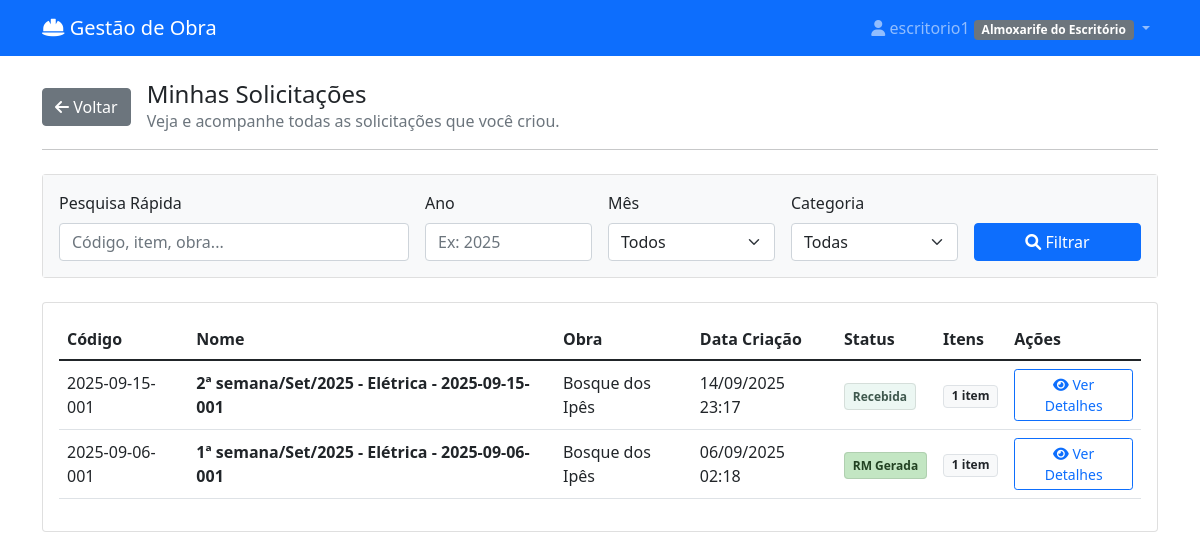
Before: /minhas-solicitacoes/ (signed in) with the older database file.
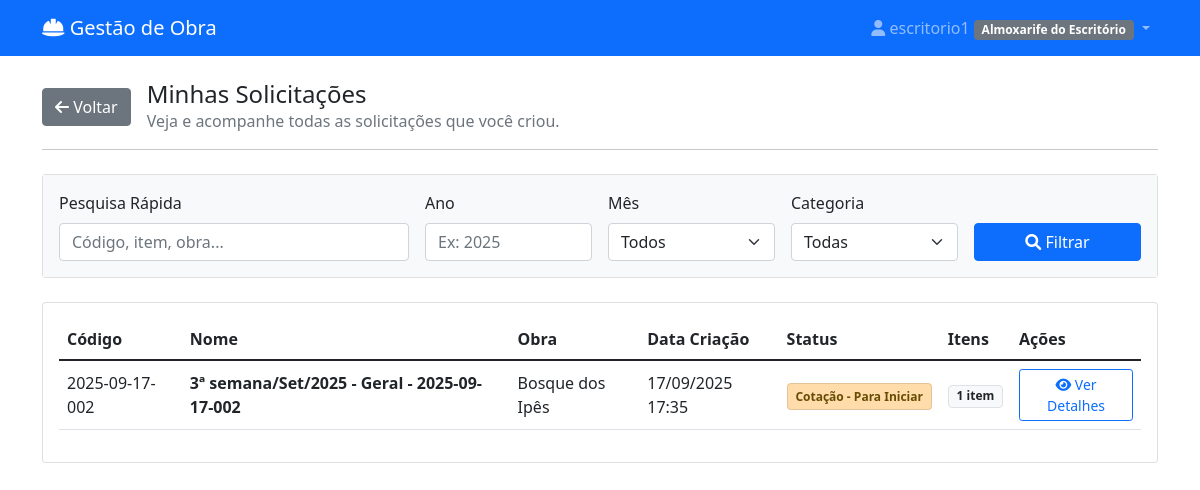
After: the same page with the newer database file.
### materiais/models.py (models this page shows, shortened)
class User(AbstractUser):
    PERFIL_CHOICES = [
        ('almoxarife_obra', 'Almoxarife da Obra'),
        ('engenheiro', 'Engenheiro'),
        ('almoxarife_escritorio', 'Almoxarife do Escritório'),
        ('diretor', 'Diretor'),
    ]
    perfil = models.CharField(max_length=30, choices=PERFIL_CHOICES)
    telefone = models.CharField(max_length=15, blank=True)
    obras = models.ManyToManyField('Obra', blank=True, related_name='usuarios')
    assinatura_imagem = models.ImageField(upload_to='assinaturas/', null=True, blank=True, verbose_name="Imagem da Assinatura")

class SolicitacaoCompra(models.Model):
    STATUS_CHOICES = [
        ('rascunho', 'Rascunho'),
        ('pendente_aprovacao', 'Pendente de Aprovação'),
        ('aprovado_engenharia', 'Aprovado - Engenharia'),
        ('aprovada', 'Cotação - Para Iniciar'),
        ('rejeitada', 'Rejeitada'),
        ('em_cotacao', 'Cotação - Em Andamento'),
        ('aguardando_resposta', 'Cotação - Aguardando Resposta'),
        ('cotacao_selecionada', 'Cotação - Recebida/Analisar'),
        ('finalizada', 'RM Gerada'),
        ('a_caminho', 'A Caminho'),
        ('recebida_parcial', 'Recebida Parcialmente'),
        ('recebida', 'Recebida'),
    ]
    numero = models.CharField(max_length=100, unique=True, blank=True, verbose_name="Código")
    solicitante = models.ForeignKey(User, on_delete=models.CASCADE, related_name='solicitacoes')
    obra = models.ForeignKey(Obra, on_delete=models.CASCADE, null=True, blank=True)
    destino = models.ForeignKey(
        DestinoEntrega,
        on_delete=models.SET_NULL,
        null=True,
        blank=True,
        verbose_name="Destino de Entrega"
    )
    categoria_sc = models.ForeignKey(
        CategoriaSC,
        on_delete=models.SET_NULL,
        null=True,
        blank=True,
        verbose_name="Categoria da SC"
    )
    data_criacao = models.DateTimeField(auto_now_add=True)
    data_necessidade = models.DateField()
    justificativa = models.TextField(verbose_name="Observação Geral")
    is_emergencial = models.BooleanField(default=False, verbose_name="Solicitação Emergencial")
    status = models.CharField(max_length=20, choices=STATUS_CHOICES, default='rascunho')
    aprovador = models.ForeignKey(User, on_delete=models.SET_NULL, null=True, blank=True, related_name='aprovacoes')
    data_aprovacao = models.DateTimeField(null=True, blank=True)
    observacoes_aprovacao = models.TextField(blank=True)
    data_recebimento = models.DateTimeField(null=True, blank=True, verbose_name="Data de Recebimento")
    recebedor = models.ForeignKey(User, on_delete=models.CASCADE, verbose_name="Recebedor", null=True, blank=True)
    sc_mae = models.ForeignKey(
        'self',
        on_delete=models.SET_NULL,
        null=True,
        blank=True,
        related_name='scs_filhas'
    )
    @property
    def nome_descritivo(self):
        if not self.numero or not self.data_criacao:
            return "SC em criação..."
        data = timezone.localtime(self.data_criacao)
        semana_do_mes = (data.day - 1) // 7 + 1
        meses = ['Jan', 'Fev', 'Mar', 'Abr', 'Mai', 'Jun', 'Jul', 'Ago', 'Set', 'Out', 'Nov', 'Dez']
        mes_str = meses[data.month - 1]
        ano_str = data.strftime('%Y')
        categoria_nome = self.categoria_sc.nome if self.categoria_sc else "Geral"
        return f"{semana_do_mes}ª semana/{mes_str}/{ano_str} - {categoria_nome} - {self.numero}"

class CategoriaSC(models.Model):
    nome = models.CharField(max_length=100, unique=True)
    descricao = models.TextField(blank=True)
    class Meta:
        verbose_name = "Categoria de SC"
        verbose_name_plural = "Categorias de SC"

class Obra(models.Model):
    nome = models.CharField(max_length=100, verbose_name="Nome da Obra")
    endereco = models.CharField(max_length=200, blank=True, verbose_name="Endereço")
    data_inicio = models.DateField(null=True, blank=True, verbose_name="Data de Início")
    data_fim = models.DateField(null=True, blank=True, verbose_name="Data de Fim")
    ativa = models.BooleanField(default=True, verbose_name="Ativa")
    class Meta:
        verbose_name = "Obra"
        verbose_name_plural = "Obras"

### materiais/views.py (the view, shortened to what this page needs)
# urls.py: path('minhas-solicitacoes/', views.minhas_solicitacoes, name='minhas_solicitacoes'),
@login_required
def minhas_solicitacoes(request):
    termo_busca = request.GET.get('q', '').strip()
    ano = request.GET.get('ano', '')
    mes = request.GET.get('mes', '')
    categoria_id = request.GET.get('categoria', '')
    base_query = SolicitacaoCompra.objects.filter(
        solicitante=request.user
    ).select_related('obra', 'categoria_sc').prefetch_related('itens').order_by('-data_criacao')
    solicitacoes = base_query
    if ano:
        solicitacoes = solicitacoes.filter(data_criacao__year=ano)
    if mes:
        solicitacoes = solicitacoes.filter(data_criacao__month=mes)
    if categoria_id:
        solicitacoes = solicitacoes.filter(categoria_sc_id=categoria_id)
    context = {
        'solicitacoes': solicitacoes,
        'categorias_sc': CategoriaSC.objects.all().order_by('nome'),
        'meses_opcoes': range(1, 13), # <-- ADICIONE ESTA LINHA
        'filtros_aplicados': {
            'q': termo_busca,
            'ano': ano,
            'mes': mes,
            'categoria': categoria_id,
        }
    }
    return render(request, 'materiais/minhas_solicitacoes.html', context)

### materiais/templates/materiais/minhas_solicitacoes.html (shortened to what this page needs)
{% extends 'materiais/base.html' %}
{% load materiais_extras %}
{% block content %}
<div class="d-flex align-items-center mb-3">
    <a href="{% url 'materiais:dashboard' %}" class="btn btn-secondary me-3">
        <i class="fas fa-arrow-left"></i> Voltar
    </a>
    <div>
        <h4 class="mb-0">Minhas Solicitações</h4>
        <p class="text-muted mb-0">Veja e acompanhe todas as solicitações que você criou.</p>
    </div>
</div>
<hr class="mb-4">
<div class="card mb-4">
    <div class="card-body bg-light">
        <form method="GET" action="{% url 'materiais:minhas_solicitacoes' %}">
            <div class="row g-3 align-items-end">
                <div class="col-md-4">
                    <label for="q" class="form-label">Pesquisa Rápida</label>
                    <input type="text" name="q" id="q" class="form-control" value="{{ filtros_aplicados.q }}" placeholder="Código, item, obra...">
                </div>
                <div class="col-md-2">
                    <label for="ano" class="form-label">Ano</label>
                    <input type="number" name="ano" id="ano" class="form-control" value="{{ filtros_aplicados.ano }}" placeholder="Ex: 2025">
                </div>
                <div class="col-md-2">
                    <label for="mes" class="form-label">Mês</label>
                    <select name="mes" id="mes" class="form-select">
                        <option value="">Todos</option>
                    </select>
                </div>
                <div class="col-md-2">
                    <label for="categoria" class="form-label">Categoria</label>
                    <select name="categoria" id="categoria" class="form-select">
                        <option value="">Todas</option>
                    </select>
                </div>
                <div class="col-md-2">
                    <button type="submit" class="btn btn-primary w-100"><i class="fas fa-search"></i> Filtrar</button>
                </div>
            </div>
        </form>
    </div>
</div>
<div class="card">
    <div class="card-body">
        {% if solicitacoes %}
            <div class="table-responsive">
                <table class="table table-hover align-middle">
                    <thead>
                        <tr>
                            <th>Código</th>
                            <th>Nome</th>
                            <th>Obra</th>
                            <th>Data Criação</th>
                            <th>Status</th>
                            <th>Itens</th>
                            <th>Ações</th>
                        </tr>
                    </thead>
                    <tbody>
                        {% for solicitacao in solicitacoes %}
                        <tr>
                            <td>
                                {{ solicitacao.numero }}
                            </td>
                            <td><strong>{{ solicitacao.nome_descritivo }}</strong></td>
                            <td>{{ solicitacao.obra.nome|default:"-" }}</td>
                            <td>{{ solicitacao.data_criacao|date:"d/m/Y H:i" }}</td>
                            <td>
                                {% if solicitacao.status == 'pendente_aprovacao' %}<span class="status-badge badge-aberto">{{ solicitacao.get_status_display }}</span>
                                {% elif solicitacao.status == 'aprovada' or solicitacao.status == 'aprovado_engenharia' %}<span class="status-badge badge-aprovado">{{ solicitacao.get_status_display }}</span>
                                {% elif solicitacao.status == 'em_cotacao' or solicitacao.status == 'aguardando_resposta' or solicitacao.status == 'cotacao_selecionada' %}<span class="status-badge badge-cotacao">{{ solicitacao.get_status_display }}</span>
                                {% elif solicitacao.status == 'finalizada' %}<span class="status-badge badge-finalizada">{{ solicitacao.get_status_display }}</span>
                                {% elif solicitacao.status == 'a_caminho' %}<span class="status-badge badge-caminho">{{ solicitacao.get_status_display }}</span>
                                {% elif solicitacao.status == 'recebida' %}<span class="status-badge badge-entregue">{{ solicitacao.get_status_display }}</span>
                                {% elif solicitacao.status == 'rejeitada' %}<span class="status-badge badge-rejeitada">{{ solicitacao.get_status_display }}</span>
                                {% else %}<span class="badge bg-secondary">{{ solicitacao.get_status_display }}</span>{% endif %}
                            </td>
                            <td>
                                <span class="badge bg-light text-dark border">{{ solicitacao.itens.count }} item{{ solicitacao.itens.count|pluralize:"s" }}</span>
                            </td>
                            <td>
                                <button class="btn btn-sm btn-outline-primary btn-ver-detalhes"
                                        data-bs-toggle="modal"
                                        data-bs-target="#modalDetalhesSC"
                                        data-sc-id="{{ solicitacao.id }}">
                                    <i class="fas fa-eye"></i> Ver Detalhes
                                </button>
                            </td>
                        </tr>
                        {% endfor %}
                    </tbody>
                </table>
            </div>
        {% else %}
            <div class="text-center p-5">
                <i class="fas fa-inbox fa-3x text-muted mb-3"></i>
                <h5>Nenhuma solicitação encontrada</h5>
                <p class="text-muted">Tente ajustar os filtros ou crie uma nova solicitação.</p>
            </div>
        {% endif %}
    </div>
</div>
{% endblock %}

### materiais/templates/materiais/base.html (shortened to what this page needs)
<!DOCTYPE html>
<html lang="pt-br">
<head>
    <link href="https://cdn.jsdelivr.net/npm/bootstrap@5.1.3/dist/css/bootstrap.min.css" rel="stylesheet">
    <link href="https://cdnjs.cloudflare.com/ajax/libs/font-awesome/6.0.0/css/all.min.css" rel="stylesheet">
</head>
<body>
    <nav class="navbar navbar-expand-lg navbar-dark bg-primary">
        <div class="container">
            <a class="navbar-brand" href="{% url 'materiais:dashboard' %}">
                <i class="fas fa-hard-hat"></i> Gestão de Obra
            </a>
            {% if user.is_authenticated %}
            <div class="navbar-nav ms-auto">
                <div class="nav-item dropdown">
                    <a class="nav-link dropdown-toggle" href="#" role="button" data-bs-toggle="dropdown">
                        <i class="fas fa-user"></i> {{ user.get_full_name|default:user.username }}
                        <span class="badge bg-secondary">{{ user.get_perfil_display }}</span>
                    </a>
                </div>
            </div>
            {% endif %}
        </div>
    </nav>
    <div class="container mt-4">
        {% block content %}
        {% endblock %}
    </div>
</body>
</html>

Changed rows visible on the page:
removed SolicitacaoCompra: numero "2025-09-15-001", nome_descritivo "2ª semana/Set/2025 - Elétrica - 2025-09-15-001", obra.nome "Bosque dos Ipês", data_criacao "14/09/2025 23:17", status "Recebida", itens.count "1"
removed SolicitacaoCompra: numero "2025-09-06-001", nome_descritivo "1ª semana/Set/2025 - Elétrica - 2025-09-06-001", obra.nome "Bosque dos Ipês", data_criacao "06/09/2025 02:18", status "RM Gerada", itens.count "1"
added SolicitacaoCompra: numero "2025-09-17-002", nome_descritivo "3ª semana/Set/2025 - Geral - 2025-09-17-002", obra.nome "Bosque dos Ipês", data_criacao "17/09/2025 17:35", status "Cotação - Para Iniciar", itens.count "1"
